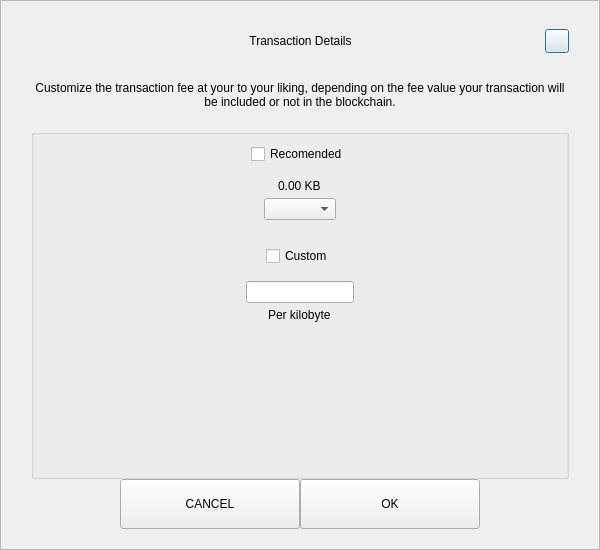
<?xml version="1.0" encoding="UTF-8"?>
<ui version="4.0">
 <class>SendCustomFeeDialog</class>
 <widget class="QDialog" name="SendCustomFeeDialog">
  <property name="geometry">
   <rect>
    <x>0</x>
    <y>0</y>
    <width>600</width>
    <height>550</height>
   </rect>
  </property>
  <property name="windowTitle">
   <string>Form</string>
  </property>
  <layout class="QVBoxLayout" name="verticalLayout_3">
   <property name="spacing">
    <number>0</number>
   </property>
   <property name="leftMargin">
    <number>0</number>
   </property>
   <property name="topMargin">
    <number>0</number>
   </property>
   <property name="rightMargin">
    <number>0</number>
   </property>
   <property name="bottomMargin">
    <number>0</number>
   </property>
   <item>
    <widget class="QFrame" name="frame">
     <property name="styleSheet">
      <string notr="true"/>
     </property>
     <property name="frameShape">
      <enum>QFrame::StyledPanel</enum>
     </property>
     <property name="frameShadow">
      <enum>QFrame::Raised</enum>
     </property>
     <layout class="QVBoxLayout" name="verticalLayout_2">
      <property name="spacing">
       <number>0</number>
      </property>
      <property name="leftMargin">
       <number>30</number>
      </property>
      <property name="topMargin">
       <number>20</number>
      </property>
      <property name="rightMargin">
       <number>30</number>
      </property>
      <property name="bottomMargin">
       <number>20</number>
      </property>
      <item>
       <layout class="QHBoxLayout" name="horizontalLayout_3">
        <property name="spacing">
         <number>0</number>
        </property>
        <item>
         <spacer name="horizontalSpacer_21">
          <property name="orientation">
           <enum>Qt::Horizontal</enum>
          </property>
          <property name="sizeHint" stdset="0">
           <size>
            <width>40</width>
            <height>20</height>
           </size>
          </property>
         </spacer>
        </item>
        <item>
         <widget class="QLabel" name="labelTitle">
          <property name="minimumSize">
           <size>
            <width>0</width>
            <height>40</height>
           </size>
          </property>
          <property name="maximumSize">
           <size>
            <width>16777215</width>
            <height>40</height>
           </size>
          </property>
          <property name="styleSheet">
           <string notr="true">padding-left:24px;</string>
          </property>
          <property name="text">
           <string>Transaction Details</string>
          </property>
          <property name="alignment">
           <set>Qt::AlignCenter</set>
          </property>
          <property name="margin">
           <number>7</number>
          </property>
         </widget>
        </item>
        <item>
         <spacer name="horizontalSpacer">
          <property name="orientation">
           <enum>Qt::Horizontal</enum>
          </property>
          <property name="sizeHint" stdset="0">
           <size>
            <width>40</width>
            <height>20</height>
           </size>
          </property>
         </spacer>
        </item>
        <item>
         <widget class="QPushButton" name="btnEsc">
          <property name="minimumSize">
           <size>
            <width>24</width>
            <height>24</height>
           </size>
          </property>
          <property name="maximumSize">
           <size>
            <width>24</width>
            <height>24</height>
           </size>
          </property>
          <property name="text">
           <string/>
          </property>
         </widget>
        </item>
       </layout>
      </item>
      <item>
       <spacer name="verticalSpacer_2">
        <property name="orientation">
         <enum>Qt::Vertical</enum>
        </property>
        <property name="sizeType">
         <enum>QSizePolicy::Fixed</enum>
        </property>
        <property name="sizeHint" stdset="0">
         <size>
          <width>20</width>
          <height>20</height>
         </size>
        </property>
       </spacer>
      </item>
      <item>
       <widget class="QLabel" name="labelMessage">
        <property name="text">
         <string>Customize the transaction fee at your to your liking, depending on the fee value your transaction will be included or not in the blockchain.</string>
        </property>
        <property name="alignment">
         <set>Qt::AlignCenter</set>
        </property>
        <property name="wordWrap">
         <bool>true</bool>
        </property>
       </widget>
      </item>
      <item>
       <spacer name="verticalSpacer_3">
        <property name="orientation">
         <enum>Qt::Vertical</enum>
        </property>
        <property name="sizeType">
         <enum>QSizePolicy::Fixed</enum>
        </property>
        <property name="sizeHint" stdset="0">
         <size>
          <width>20</width>
          <height>20</height>
         </size>
        </property>
       </spacer>
      </item>
      <item>
       <widget class="QGroupBox" name="groupBox">
        <property name="title">
         <string/>
        </property>
        <layout class="QVBoxLayout" name="verticalLayout">
         <property name="leftMargin">
          <number>12</number>
         </property>
         <property name="rightMargin">
          <number>12</number>
         </property>
         <item>
          <layout class="QVBoxLayout" name="verticalLayout_4">
           <property name="spacing">
            <number>5</number>
           </property>
           <item alignment="Qt::AlignHCenter">
            <widget class="QCheckBox" name="checkBoxRecommended">
             <property name="text">
              <string>Recomended</string>
             </property>
            </widget>
           </item>
           <item>
            <spacer name="verticalSpacer_5">
             <property name="orientation">
              <enum>Qt::Vertical</enum>
             </property>
             <property name="sizeType">
              <enum>QSizePolicy::Fixed</enum>
             </property>
             <property name="sizeHint" stdset="0">
              <size>
               <width>20</width>
               <height>10</height>
              </size>
             </property>
            </spacer>
           </item>
           <item alignment="Qt::AlignHCenter">
            <widget class="QLabel" name="labelFee">
             <property name="text">
              <string>0.00 KB</string>
             </property>
            </widget>
           </item>
           <item alignment="Qt::AlignHCenter">
            <widget class="QComboBox" name="comboBoxRecommended"/>
           </item>
          </layout>
         </item>
         <item>
          <spacer name="verticalSpacer">
           <property name="orientation">
            <enum>Qt::Vertical</enum>
           </property>
           <property name="sizeType">
            <enum>QSizePolicy::Fixed</enum>
           </property>
           <property name="sizeHint" stdset="0">
            <size>
             <width>20</width>
             <height>20</height>
            </size>
           </property>
          </spacer>
         </item>
         <item>
          <layout class="QVBoxLayout" name="verticalLayout_5">
           <property name="spacing">
            <number>5</number>
           </property>
           <item alignment="Qt::AlignHCenter">
            <widget class="QCheckBox" name="checkBoxCustom">
             <property name="text">
              <string>Custom</string>
             </property>
            </widget>
           </item>
           <item>
            <spacer name="verticalSpacer_6">
             <property name="orientation">
              <enum>Qt::Vertical</enum>
             </property>
             <property name="sizeType">
              <enum>QSizePolicy::Fixed</enum>
             </property>
             <property name="sizeHint" stdset="0">
              <size>
               <width>20</width>
               <height>10</height>
              </size>
             </property>
            </spacer>
           </item>
           <item alignment="Qt::AlignHCenter">
            <widget class="QLineEdit" name="lineEditCustomFee"/>
           </item>
           <item alignment="Qt::AlignHCenter">
            <widget class="QLabel" name="labelCustomFee">
             <property name="text">
              <string>Per kilobyte</string>
             </property>
            </widget>
           </item>
          </layout>
         </item>
         <item>
          <spacer name="verticalSpacer_4">
           <property name="orientation">
            <enum>Qt::Vertical</enum>
           </property>
           <property name="sizeHint" stdset="0">
            <size>
             <width>20</width>
             <height>40</height>
            </size>
           </property>
          </spacer>
         </item>
        </layout>
       </widget>
      </item>
      <item>
       <layout class="QHBoxLayout" name="horizontalLayout" stretch="1,2,2,1">
        <item>
         <spacer name="horizontalSpacer1">
          <property name="orientation">
           <enum>Qt::Horizontal</enum>
          </property>
          <property name="sizeHint" stdset="0">
           <size>
            <width>40</width>
            <height>20</height>
           </size>
          </property>
         </spacer>
        </item>
        <item>
         <widget class="QPushButton" name="btnCancel">
          <property name="minimumSize">
           <size>
            <width>180</width>
            <height>50</height>
           </size>
          </property>
          <property name="focusPolicy">
           <enum>Qt::NoFocus</enum>
          </property>
          <property name="text">
           <string>CANCEL</string>
          </property>
         </widget>
        </item>
        <item>
         <widget class="QPushButton" name="btnSave">
          <property name="minimumSize">
           <size>
            <width>180</width>
            <height>50</height>
           </size>
          </property>
          <property name="focusPolicy">
           <enum>Qt::NoFocus</enum>
          </property>
          <property name="text">
           <string>OK</string>
          </property>
         </widget>
        </item>
        <item>
         <spacer name="horizontalSpacer_2">
          <property name="orientation">
           <enum>Qt::Horizontal</enum>
          </property>
          <property name="sizeHint" stdset="0">
           <size>
            <width>40</width>
            <height>20</height>
           </size>
          </property>
         </spacer>
        </item>
       </layout>
      </item>
     </layout>
    </widget>
   </item>
  </layout>
 </widget>
 <resources/>
 <connections/>
</ui>
